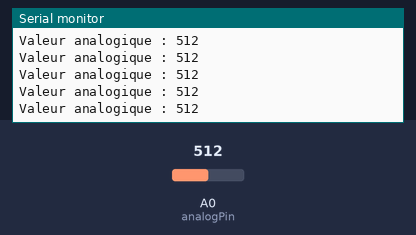
The sketch below on a simulated Arduino Nano 33 IoT. On the bench: the last lines printed to the serial monitor. The test bench sets the inputs (shaded band); at power-on: A0 (analogPin) = 512. Nothing arrives over Bluetooth unless stated; a phone connects over Bluetooth LE 3 s after start.

Above: at 3.9 s.
4.0 s: A0 (analogPin) set to 716
At 4.01 s:
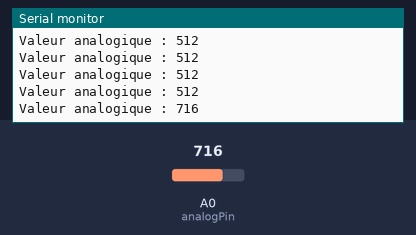
5.5 s: A0 (analogPin) set to 900
At 5.51 s:
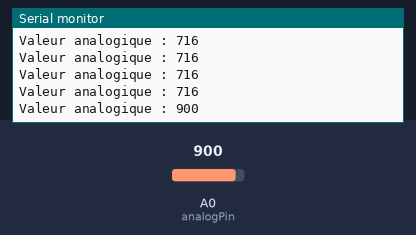
Timing chart, 0 to 8.5 s (numbered marks = the images above; inputs shaded):
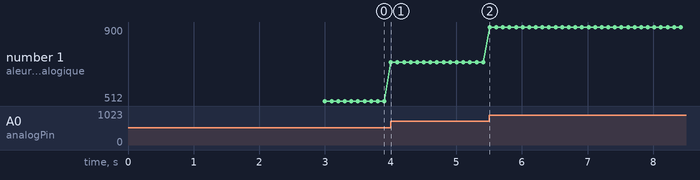

Measured:
- after the input at 4.0 s, the serial monitor: prints a new line at once (image 1)
- after the input at 5.5 s, the serial monitor: prints a new line at once (image 2)
- plotted number 1: 512 → 716 after the input at 4.0 s, 716 → 900 after the input at 5.5 s

The sketch:

YachtApp.ino
```cpp
#include <ArduinoBLE.h>

const int analogPin = A0; // Pin de l'entrée analogique A0

BLEService service("19B10000-E8F2-537E-4F6C-D104768A1214"); // Service UUID (à remplacer par votre propre UUID)
BLECharacteristic valueCharacteristic("19B10001-E8F2-537E-4F6C-D104768A1214", BLENotify, 4); // Characteristic UUID (à remplacer par votre propre UUID)

void setup() {
  Serial.begin(9600);

  // Initialisez le service BLE et la caractéristique
  BLE.begin();
  BLE.setLocalName("SeeedXiao"); // Nom de l'appareil BLE (à personnaliser)
  BLE.setAdvertisedService(service);
  service.addCharacteristic(valueCharacteristic);
  BLE.addService(service);

  // Commencez à diffuser l'annonce BLE
  BLE.advertise();

  Serial.println("Attente de la connexion BLE...");
}

void loop() {
  // Vérifiez s'il y a une connexion BLE
  BLEDevice central = BLE.central();

  // Si une connexion est établie
  if (central) {
    Serial.print("Connecté à : ");
    Serial.println(central.address());

    while (central.connected()) {
      // Lisez la valeur analogique sur A0
      int load  = analogRead(analogPin);
      //int load=map(analogValue, 150, 1023,0, 4375);

      // Convertir la valeur analogique en tableau d'octets
      byte valueBytes[4];
      valueBytes[0] = (byte)(load & 0xFF);
      valueBytes[1] = (byte)((load >> 8) & 0xFF);
      valueBytes[2] = (byte)((load >> 16) & 0xFF);
      valueBytes[3] = (byte)((load >> 24) & 0xFF);

      // Mettez à jour la valeur de la caractéristique BLE
      valueCharacteristic.writeValue(valueBytes, sizeof(valueBytes));

      // Affichez la valeur analogique lue sur le moniteur série
      Serial.print("Valeur analogique : ");
      Serial.println(load);

      // Délai pour éviter d'envoyer trop fréquemment les données
      delay(100);
    }

    Serial.println("Connexion perdue.");
  }
}
```
